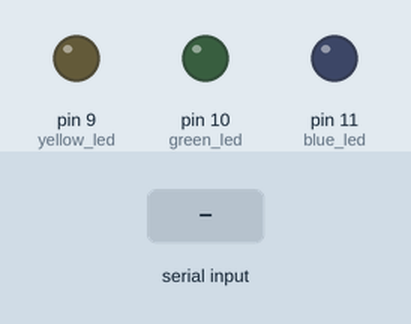
Simulated run of this sketch. Board: Arduino Uno, built with avr-gcc and run on an emulated ATmega328P. Parts: output pins drawn as LEDs (lit = HIGH). The inputs (shaded band) are chosen by the test bench.

Above: at 1.2 s.
1.3 s: "1" received over Serial
At 3.2 s:
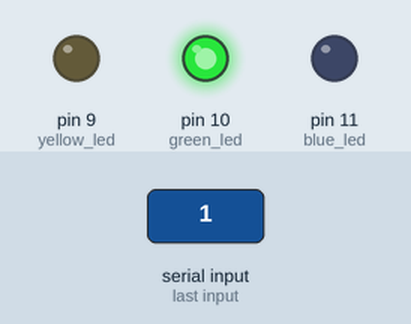
3.8 s: "2" received over Serial
At 5.1 s:
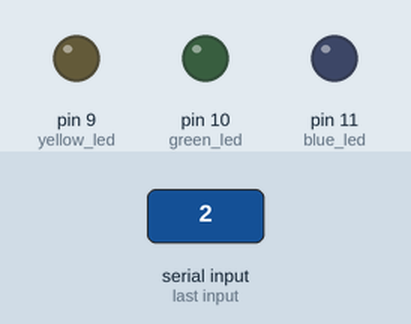
Timing chart, 0 to 6.8 s (numbered marks = the images above; inputs shaded):
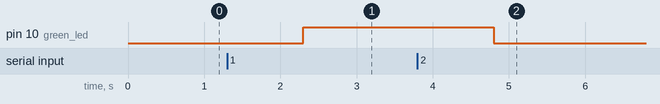

Measured:
- after the input at 1.3 s, pin 10 (green_led): LOW → HIGH after 1.0 s
- after the input at 3.8 s, pin 10 (green_led): HIGH → LOW after 1.0 s

The sketch:

blinker_python.ino
```cpp
int yellow_led = 9;
int green_led = 10;
int blue_led = 11;

int last_command = -1;

void setup() {
  Serial.begin(9600);
  pinMode(yellow_led, OUTPUT);
  pinMode(green_led, OUTPUT);
  pinMode(blue_led, OUTPUT);
  digitalWrite(green_led, LOW);
}

void loop() {
  if (Serial.available() > 0) {
    String msg = Serial.readString();

    if (msg == "1" && last_command != 1) {
      digitalWrite(green_led, HIGH);
      last_command = 1;
    }
    else if (msg == "2" && last_command != 2) {
      digitalWrite(green_led, LOW);
      last_command = 2;
    }
  }
}
```
